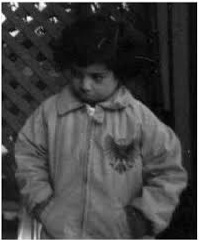
#> input picture IPLab/IP Lab assignment (27 aug 2019) (4)/pout.tif, 199 x 240 px
$ python q1.py
#> lines starting #> are read from the running program, lines starting #| are printed output that depends on the picture
import matplotlib
import matplotlib.pyplot as plt
import numpy as np
from PIL import Image
a = 2
b = 2
c = 2

img1 = Image.open('pout.tif').convert('L')
arr1 = np.array(img1, dtype = np.uint8)

img2 = Image.open('tire.tif').convert('L')
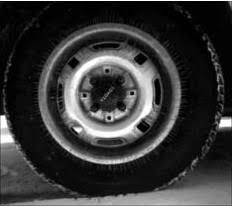
#> input picture IPLab/IP Lab assignment (27 aug 2019) (4)/tire.tif, 232 x 206 px
arr2 = np.array(img2, dtype = np.uint8)

negImg1 = [255] - arr1
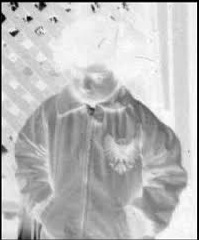
#> negImg1: shape (240, 199) int64; min 0, max 255, mean 188.3
negImg2 = [255] - arr2
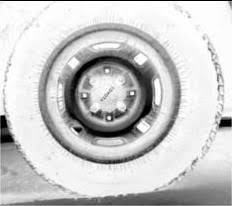
#> negImg2: shape (206, 232) int64; min 0, max 255, mean 200.3

logImg1 = c * np.log2(arr1 + [1])
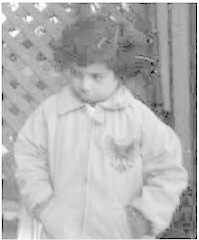
#> logImg1: shape (240, 199) float64; min 0, max 16, mean 11.3; drawn with min black and max white
logImg2 = c * np.log2(arr2 + [1])
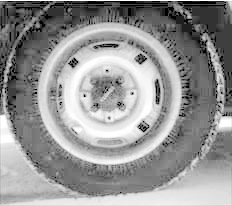
#> logImg2: shape (206, 232) float64; min 0, max 16, mean 9.33; drawn with min black and max white

powImg1 = a * (arr1 ** [b])
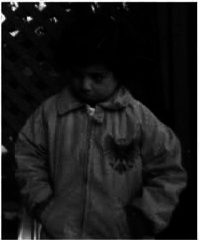
#> powImg1: shape (240, 199) int64; min 0, max 130050, mean 13600.9; drawn with min black and max white
powImg2 = a * (arr2 ** [b])
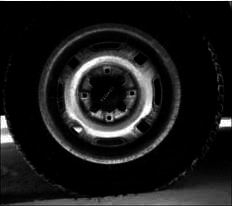
#> powImg2: shape (206, 232) int64; min 0, max 130050, mean 13999.7; drawn with min black and max white

print(powImg1)
#> (printed output is left out)

plt.subplot(241)
plt.imshow(arr1,cmap='gray')

plt.subplot(242)
plt.imshow(negImg1,cmap='gray')

plt.subplot(243)
plt.imshow(logImg1,cmap='gray')

plt.subplot(244)
plt.imshow(powImg1,cmap='gray')

plt.subplot(245)
plt.imshow(arr2,cmap='gray')

plt.subplot(246)
plt.imshow(negImg2,cmap='gray')

plt.subplot(247)
plt.imshow(logImg2,cmap='gray')

plt.subplot(248)
plt.imshow(powImg2,cmap='gray')


plt.show()
